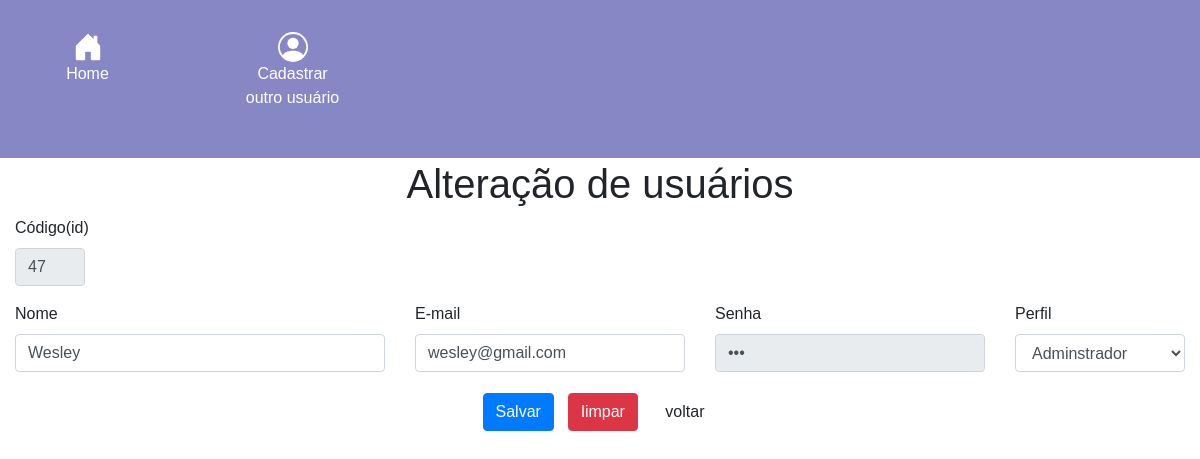
Page /cad_usuarioALTERARVIEW.php?codigo=47 on the committed database.
### tables this page shows
CREATE TABLE `usuario` (
  `id` int(11) NOT NULL,
  `nome` varchar(50) NOT NULL,
  `email` varchar(50) NOT NULL,
  `senha` varchar(50) NOT NULL,
  `perfil` varchar(50) NOT NULL
);

### cad_usuarioALTERARVIEW.php (the view, shortened to what this page needs)
<!DOCTYPE html>
<html lang="pt-br">
<head>
<link rel="stylesheet" href="https://cdn.jsdelivr.net/npm/bootstrap@4.6.0/dist/css/bootstrap.min.css">
</head>
<body>
    <nav class="navegacao">
        <div class="row">
            <div class="col-md-2">
                <div class="icones">
                    <button type="buttom" class="btn btn-default" data-toggle="tooltip" data-placement="left" title="clique aqui para ir ao menu inicial"><a href="index.php"></a><br><p>Home</p></button>
                </div>
            </div>
            <div class="col-md-2">
                <div class="icones">
                    <button type="buttom" class="btn btn-default" data-toggle="tooltip" data-placement="left" title="Clique aqui para cadastrar um novo usuario"><a href="cad_usuarioVIEW.php"></a><br><p>Cadastrar outro usuário</p></button>
                </div>
            </div>
        </div>
    </nav>
    <section class="container-fluid">
        <form method="post" name="usuario" action="cad_usuarioALTERAR.php">
            <div class="row">
                <div class="col-md-12">
                    <h1 style="text-align: center;">Alteração de usuários</h1>
                </div>
    <?php
    include_once("conexao.php");
    $codigo = $_GET['codigo'];
    $sqlconsulta = "select * from usuario where id='$codigo'";
    $resultado = @mysqli_query($conexao, $sqlconsulta);
    if (!$resultado) {
        echo '<input> type="button" onclick="window.location='."'index.php'".';" value="Voltar"><br><br>';
        die ('<h4>Query inválida: </h4>' . @mysqli_error($conexao));
    } else {
        $num = @mysqli_num_rows($resultado);
        if ($num == 0) {
            echo "<h4>Código: </h4> não localizado ! <br><br>";
            echo '<input type="button" onclick="window.location='."'index.php'".';"value="Voltar"><br><br>';
            exit;
        } else {
            $dados = mysqli_fetch_array($resultado);
        }
    }
    ?>
                <div class="col-md-1 form-group">
                    <label>Código(id)</label>
                    <input type="number" name="txtid" value='<?php echo $dados['id'];?>' readonly class="form-control">
                </div>
                <div class="col-md-11"></div>
                <div class="col-md-4 form-group">
                    <label>Nome</label>
                    <input type="text" name="txtnome" value='<?php echo $dados['nome'];?>' class="form-control">
                </div>
                <div class="col-md-3 form-group">
                    <label>E-mail</label>
                    <input type="email" name="txtemail" value='<?php echo $dados['email'];?>' class="form-control">
                </div>
                <div class="col-md-3 form-group">
                    <label>Senha</label>
                    <input type="password" name="txtsenha" value='<?php echo $dados['senha'];?>' readonly class="form-control">
                </div>
                <div class="col-md-2 form-group">
                    <label>Perfil</label>
                    <select class="form-control" name="txtperfil" id="combo">
                        <option><?php echo $dados['perfil'] ?></option>
                    </select>
                </div>
                <br>
                <div style="margin: auto;">
                    <button type="submit" name="btncal" class="btn btn-primary">Salvar</button>
                    <button type="reset" name="btnlimpar" class="btn btn-danger">limpar</button>
                    <button type="button" name="btnvoltar" onclick="javascript: location.href='Index.php';" class="btn btn-default">voltar</button>
                </div>
            </div>
        </form>
    </section>
</body>
</html>

### cad_usuarioALTERARVIEW.php (style rules this page uses)
body { font-family: 'Lucida Sans', 'Lucida Sans Regular', 'Lucida Grande', 'Lucida Sans Unicode', Geneva, Verdana, sans-serif; }
.navegacao { background: rgb(135, 135, 197); position: fixed; top: 0; left: 0; width: 100%; z-index:1; }
.icones { text-align: center; margin: 20px; }
#icone { color: rgb(255, 255, 255); transition: width 0.5s, height 0.5s; }
p { color: white; }
section { margin-top: 160px; }
button { margin: 5px; }

### rows in the picture
usuario: txtid "47", txtnome "Wesley", txtemail "wesley@gmail.com", txtperfil "Adminstrador"
